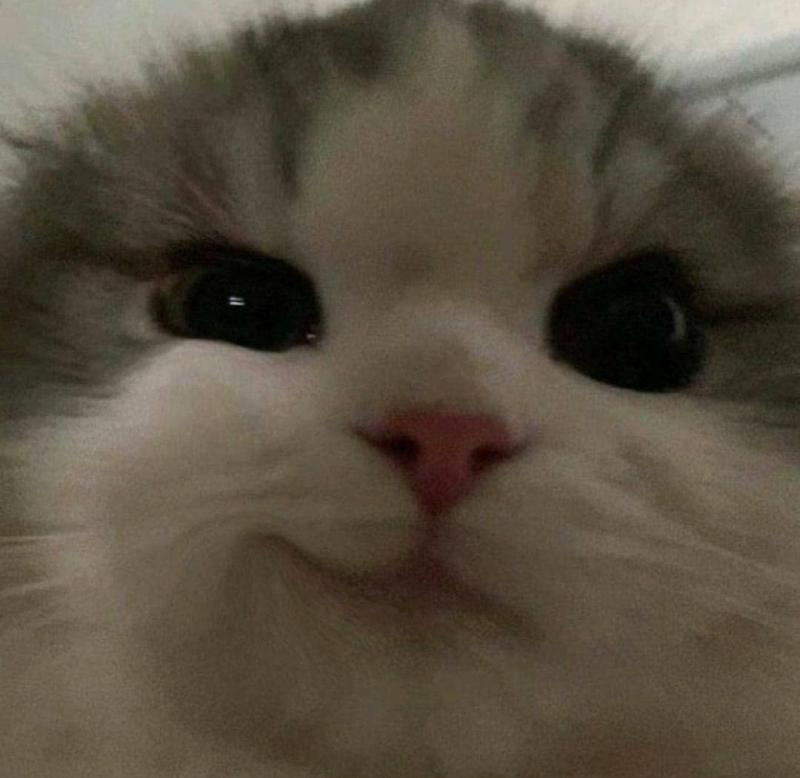
#> input picture public/smirk-cat.jpg, 800 x 778 px
$ python -i filters_piyush.py   (imports and definitions only)
#> lines starting #> are read from the running program, lines starting #| are printed output that depends on the picture
#> further down, picture is the input picture: shape (778, 800, 3); mean B, G, R 64.9, 79.3, 88.9
import cv2
import numpy as np


def summer_filter(image):
    def gamma_function(channel, gamma):
#> called with gamma = 0.75
        invGamma = 1/gamma
        table = np.array([((i / 255.0) ** invGamma) * 255
                          for i in np.arange(0, 256)], dtype=np.uint8)  # creating lookup table
        channel = cv2.LUT(channel, table)
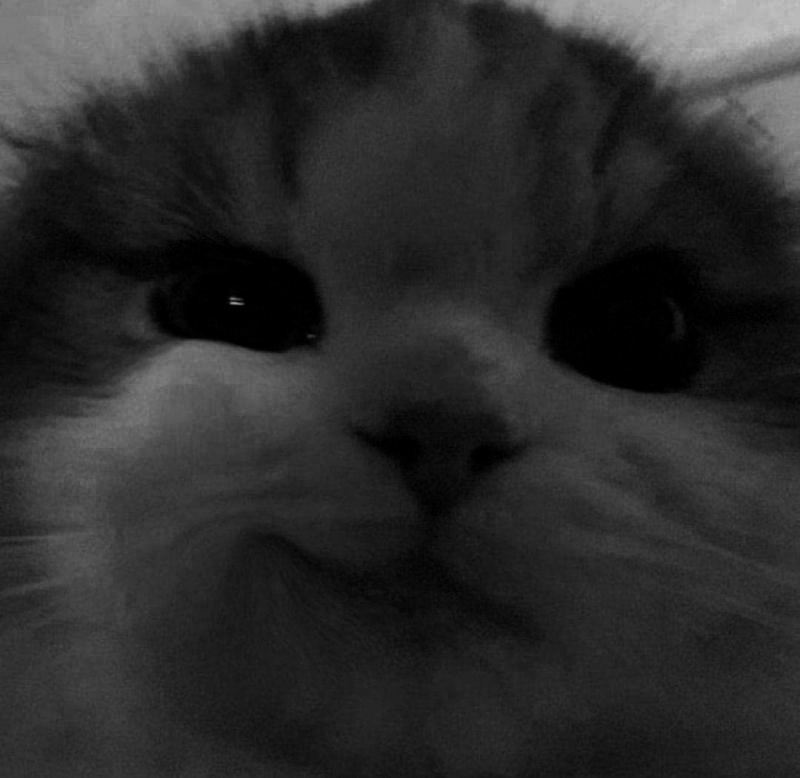
#> channel: shape (778, 800); min 0, max 195, mean 43.2
        return channel

    image[:, :, 0] = gamma_function(
        image[:, :, 0], 0.75)  # down scaling blue channel
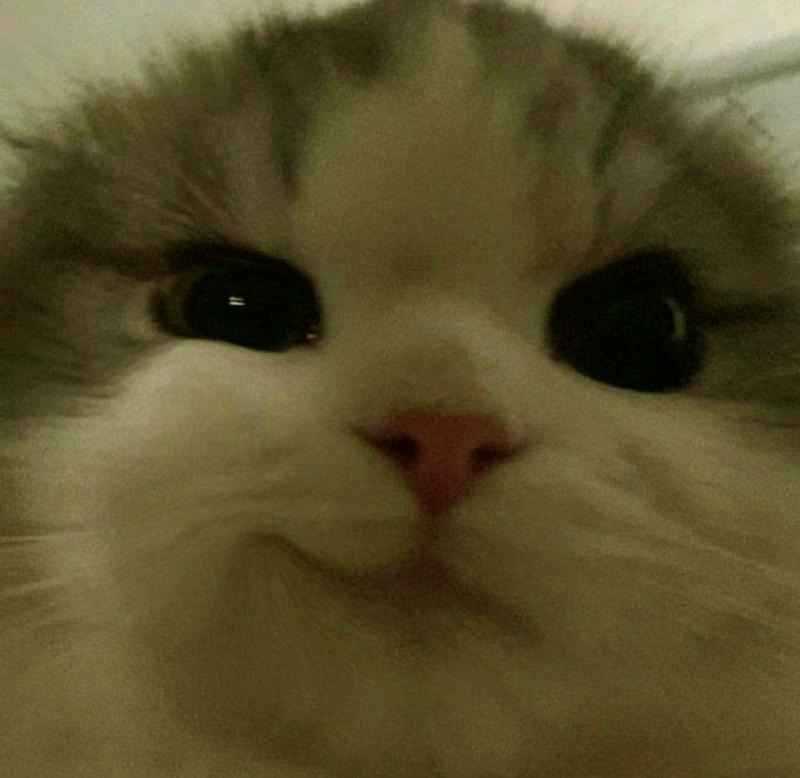
#> image: shape (778, 800, 3); mean B, G, R 43.2, 79.3, 88.9
    image[:, :, 2] = gamma_function(
        image[:, :, 2], 1.25)  # up scaling red channel
#> call 2 of gamma_function, with gamma = 1.25
#> in gamma_function (call 2), `channel = cv2.LUT(channel, table)`:
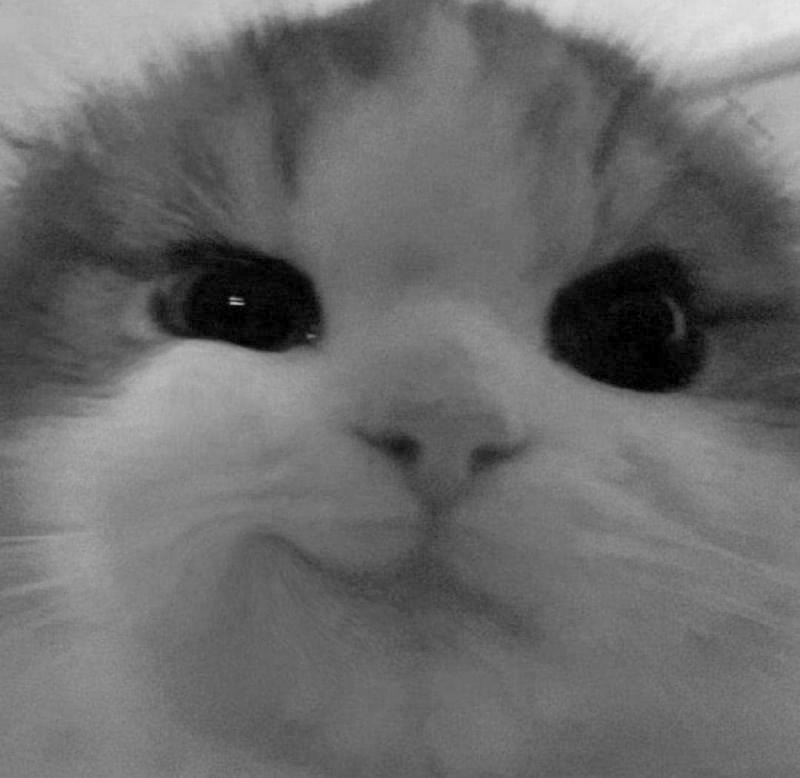
#> channel: shape (778, 800); min 0, max 231, mean 107.5
    hsv = cv2.cvtColor(image, cv2.COLOR_BGR2HSV)
#> hsv: shape (778, 800, 3); mean H, S, V 17.1, 164.8, 107.5
    # up scaling saturation channel
    hsv[:, :, 1] = gamma_function(hsv[:, :, 1], 1.2)
#> call 3 of gamma_function, with gamma = 1.2
#> in gamma_function (call 3), `channel = cv2.LUT(channel, table)`:
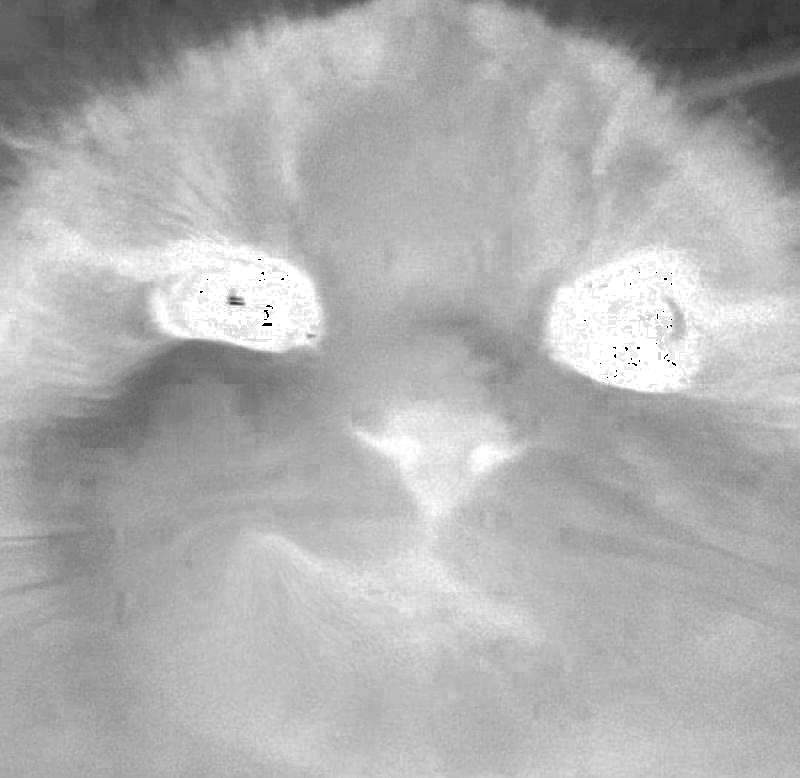
#> channel: shape (778, 800); min 0, max 255, mean 176
#> hsv: shape (778, 800, 3); mean H, S, V 17.1, 176, 107.5
    image = cv2.cvtColor(hsv, cv2.COLOR_HSV2BGR)
    return image


# [147 lines left out: functions winter_filter, old_tv_filter, addition, subtraction, AND_op, OR_op and 3 more, not called in this run]


filterMap = {
    "summer_filter": summer_filter,
    "winter_filter": winter_filter,
    "old_tv_filter": old_tv_filter,
    "addition": addition,
    "subtraction": subtraction,
    "AND_op": AND_op,
    "OR_op": OR_op,
    "XOR_op": XOR_op,
    "Horizontal_stack": Horizontal_stack,
    "Vertical_stack": Vertical_stack
}

>>> import cv2
>>> picture = cv2.imread('public/smirk-cat.jpg')
>>> result = summer_filter(picture)
